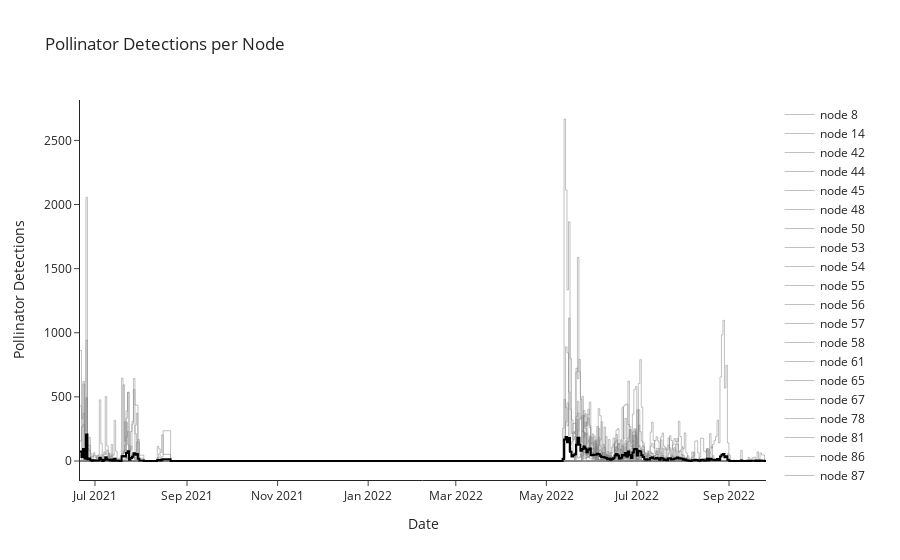

Write notebook code for a chart like this one.
### Code cell
fig = go.Figure()
colors = iter(palette)
for col in observed_pollinators.columns:
    if col == 'mean':
        fig.add_trace(go.Scatter(
            x=observed_pollinators.index, 
            y=observed_pollinators[col],
            name=f'node {col}',
            line_shape='hv',
            line=dict(
                color="black", width=2
            )
        ))
    else:
        fig.add_trace(go.Scatter(
            x=observed_pollinators.index, 
            y=observed_pollinators[col],
            name=f'node {col}',
            line_shape='hv',
            line=dict(
                color="grey", width=.5
            )
        ))

fig.update_layout(
    title='Pollinator Detections per Node', 
    template='simple_white',
    xaxis={'title':'Date'}, yaxis={'title':'Pollinator Detections'}
)
fig.show()

### Figure 1 — Plotly figure (JSON) as saved in the notebook; plotly's stock layout.template omitted (floating-point values rounded to 4 significant figures; data arrays with more than 128 entries replaced by an {"elided": "..."} marker saying what was removed)
{"data": [{"line": {"color": "grey", "shape": "hv", "width": 0.5}, "name": "node 8", "type": "scatter", "x": {"elided": "183 str values"}, "y": {"elided": "183 int values"}}, {"line": {"color": "grey", "shape": "hv", "width": 0.5}, "name": "node 14", "type": "scatter", "x": {"elided": "183 str values"}, "y": {"elided": "183 int values"}}, {"line": {"color": "grey", "shape": "hv", "width": 0.5}, "name": "node 42", "type": "scatter", "x": {"elided": "183 str values"}, "y": {"elided": "183 int values"}}, {"line": {"color": "grey", "shape": "hv", "width": 0.5}, "name": "node 44", "type": "scatter", "x": {"elided": "183 str values"}, "y": {"elided": "183 int values"}}, {"line": {"color": "grey", "shape": "hv", "width": 0.5}, "name": "node 45", "type": "scatter", "x": {"elided": "183 str values"}, "y": {"elided": "183 int values"}}, {"line": {"color": "grey", "shape": "hv", "width": 0.5}, "name": "node 48", "type": "scatter", "x": {"elided": "183 str values"}, "y": {"elided": "183 int values"}}, {"line": {"color": "grey", "shape": "hv", "width": 0.5}, "name": "node 50", "type": "scatter", "x": {"elided": "183 str values"}, "y": {"elided": "183 int values"}}, {"line": {"color": "grey", "shape": "hv", "width": 0.5}, "name": "node 53", "type": "scatter", "x": {"elided": "183 str values"}, "y": {"elided": "183 int values"}}, {"line": {"color": "grey", "shape": "hv", "width": 0.5}, "name": "node 54", "type": "scatter", "x": {"elided": "183 str values"}, "y": {"elided": "183 int values"}}, {"line": {"color": "grey", "shape": "hv", "width": 0.5}, "name": "node 55", "type": "scatter", "x": {"elided": "183 str values"}, "y": {"elided": "183 int values"}}, {"line": {"color": "grey", "shape": "hv", "width": 0.5}, "name": "node 56", "type": "scatter", "x": {"elided": "183 str values"}, "y": {"elided": "183 int values"}}, {"line": {"color": "grey", "shape": "hv", "width": 0.5}, "name": "node 57", "type": "scatter", "x": {"elided": "183 str values"}, "y": {"elided": "183 int values"}}, {"line": {"color": "grey", "shape": "hv", "width": 0.5}, "name": "node 58", "type": "scatter", "x": {"elided": "183 str values"}, "y": {"elided": "183 int values"}}, {"line": {"color": "grey", "shape": "hv", "width": 0.5}, "name": "node 61", "type": "scatter", "x": {"elided": "183 str values"}, "y": {"elided": "183 int values"}}, {"line": {"color": "grey", "shape": "hv", "width": 0.5}, "name": "node 65", "type": "scatter", "x": {"elided": "183 str values"}, "y": {"elided": "183 int values"}}, {"line": {"color": "grey", "shape": "hv", "width": 0.5}, "name": "node 67", "type": "scatter", "x": {"elided": "183 str values"}, "y": {"elided": "183 int values"}}, {"line": {"color": "grey", "shape": "hv", "width": 0.5}, "name": "node 78", "type": "scatter", "x": {"elided": "183 str values"}, "y": {"elided": "183 int values"}}, {"line": {"color": "grey", "shape": "hv", "width": 0.5}, "name": "node 81", "type": "scatter", "x": {"elided": "183 str values"}, "y": {"elided": "183 int values"}}, {"line": {"color": "grey", "shape": "hv", "width": 0.5}, "name": "node 86", "type": "scatter", "x": {"elided": "183 str values"}, "y": {"elided": "183 int values"}}, {"line": {"color": "grey", "shape": "hv", "width": 0.5}, "name": "node 87", "type": "scatter", "x": {"elided": "183 str values"}, "y": {"elided": "183 int values"}}, {"line": {"color": "black", "shape": "hv", "width": 2}, "name": "node mean", "type": "scatter", "x": {"elided": "183 str values"}, "y": {"elided": "183 float values"}}], "layout": {"autosize": true, "title": {"text": "Pollinator Detections per Node"}, "xaxis": {"autorange": true, "range": ["2021-06-20 22:00", "2022-09-25 22:00"], "title": {"text": "Date"}, "type": "date"}, "yaxis": {"autorange": true, "range": [-148.2, 2815.0], "title": {"text": "Pollinator Detections"}, "type": "linear"}}}
